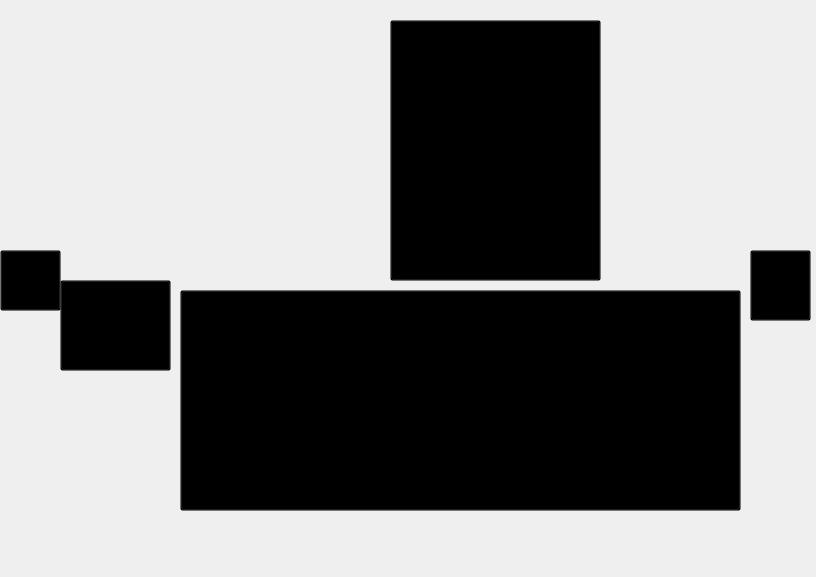
<?xml version="1.0" encoding="UTF-8"?>
<ui version="4.0">
 <class>sala</class>
 <widget class="QMainWindow" name="sala">
  <property name="geometry">
   <rect>
    <x>0</x>
    <y>0</y>
    <width>816</width>
    <height>577</height>
   </rect>
  </property>
  <property name="minimumSize">
   <size>
    <width>816</width>
    <height>577</height>
   </size>
  </property>
  <property name="maximumSize">
   <size>
    <width>816</width>
    <height>577</height>
   </size>
  </property>
  <property name="windowTitle">
   <string>Jogo</string>
  </property>
  <widget class="QWidget" name="sala1">
   <widget class="QLabel" name="label">
    <property name="geometry">
     <rect>
      <x>0</x>
      <y>0</y>
      <width>816</width>
      <height>577</height>
     </rect>
    </property>
    <property name="minimumSize">
     <size>
      <width>816</width>
      <height>577</height>
     </size>
    </property>
    <property name="maximumSize">
     <size>
      <width>816</width>
      <height>577</height>
     </size>
    </property>
    <property name="text">
     <string/>
    </property>
    <property name="textFormat">
     <enum>Qt::AutoText</enum>
    </property>
    <property name="pixmap">
     <pixmap resource="../../imagens/Sala/Sala.qrc">:/png/SalaCube.png</pixmap>
    </property>
    <property name="scaledContents">
     <bool>true</bool>
    </property>
   </widget>
   <widget class="QPushButton" name="sofa">
    <property name="geometry">
     <rect>
      <x>180</x>
      <y>290</y>
      <width>561</width>
      <height>221</height>
     </rect>
    </property>
    <property name="styleSheet">
     <string notr="true">background-color: rgba(0, 0, 0, 0);</string>
    </property>
    <property name="text">
     <string/>
    </property>
   </widget>
   <widget class="QPushButton" name="mesa">
    <property name="geometry">
     <rect>
      <x>60</x>
      <y>280</y>
      <width>111</width>
      <height>91</height>
     </rect>
    </property>
    <property name="styleSheet">
     <string notr="true">background-color: rgba(0, 0, 0, 0);</string>
    </property>
    <property name="text">
     <string/>
    </property>
   </widget>
   <widget class="QPushButton" name="quadro">
    <property name="geometry">
     <rect>
      <x>390</x>
      <y>20</y>
      <width>211</width>
      <height>261</height>
     </rect>
    </property>
    <property name="styleSheet">
     <string notr="true">background-color: rgba(0, 0, 0, 0);</string>
    </property>
    <property name="text">
     <string/>
    </property>
   </widget>
   <widget class="QLabel" name="label_2">
    <property name="geometry">
     <rect>
      <x>10</x>
      <y>260</y>
      <width>50</width>
      <height>50</height>
     </rect>
    </property>
    <property name="minimumSize">
     <size>
      <width>50</width>
      <height>50</height>
     </size>
    </property>
    <property name="text">
     <string/>
    </property>
    <property name="pixmap">
     <pixmap resource="../../imagens/Sala/Sala.qrc">:/png/setaE.png</pixmap>
    </property>
    <property name="scaledContents">
     <bool>true</bool>
    </property>
   </widget>
   <widget class="QLabel" name="label_3">
    <property name="geometry">
     <rect>
      <x>760</x>
      <y>260</y>
      <width>50</width>
      <height>50</height>
     </rect>
    </property>
    <property name="minimumSize">
     <size>
      <width>50</width>
      <height>50</height>
     </size>
    </property>
    <property name="text">
     <string/>
    </property>
    <property name="pixmap">
     <pixmap resource="../../imagens/Sala/Sala.qrc">:/png/setaD.png</pixmap>
    </property>
    <property name="scaledContents">
     <bool>true</bool>
    </property>
   </widget>
   <widget class="QPushButton" name="esquerda">
    <property name="geometry">
     <rect>
      <x>0</x>
      <y>250</y>
      <width>61</width>
      <height>61</height>
     </rect>
    </property>
    <property name="styleSheet">
     <string notr="true">background-color: rgba(0, 0, 0, 0);</string>
    </property>
    <property name="text">
     <string/>
    </property>
   </widget>
   <widget class="QPushButton" name="direita">
    <property name="geometry">
     <rect>
      <x>750</x>
      <y>250</y>
      <width>61</width>
      <height>71</height>
     </rect>
    </property>
    <property name="styleSheet">
     <string notr="true">background-color: rgba(0, 0, 0, 0);</string>
    </property>
    <property name="text">
     <string/>
    </property>
   </widget>
  </widget>
 </widget>
 <resources>
  <include location="../../imagens/Sala/Sala.qrc"/>
 </resources>
 <connections/>
</ui>
